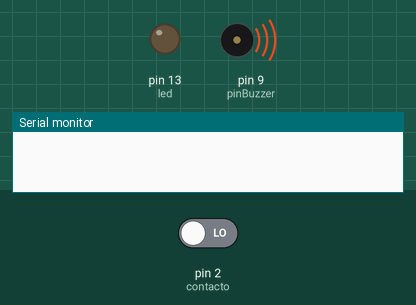
Bench run of a sketch on a simulated Arduino Uno, built with avr-gcc and run on an emulated ATmega328P. Shown: output pins drawn as LEDs (lit = HIGH), buzzer (waves = sounding), the last lines printed to the serial monitor. The test bench sets the inputs (shaded band); at power-on: pin 2 (contacto) LOW.

Above: at 4.8 s.
4.9 s: pin 2 (contacto) driven HIGH
At 7.2 s:
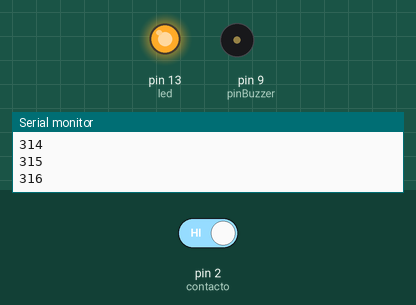
7.6 s: pin 2 (contacto) driven LOW
At 9.0 s:
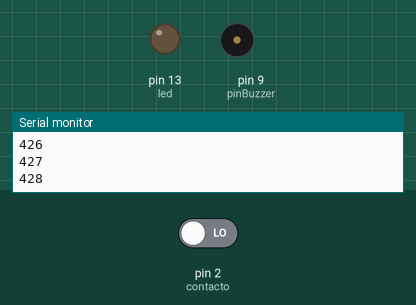
Timing chart, 0 to 18.1 s (numbered marks = the images above; inputs shaded):
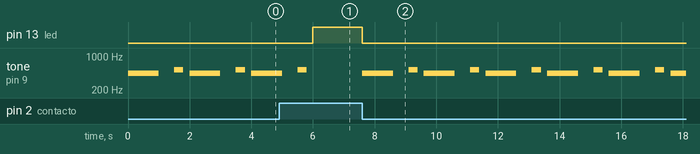

The sketch:

Puerta.ino
```cpp
#include <avr/sleep.h>                    //Se utiliza la libreria sleep

int contacto = 2;                         //variable donde el pin sera el sensor y donde se utilizara la interrrupcion
int led = 13;                             //variable del pin donde se coloca la alarma visual
int contador = 0;                         //Variable para contar cuanta veces ah sido abierta
const int pinBuzzer = 9;

//Metodp para para quitar el modo sleep del arduino
void despertar () {
  sleep_disable();                         //desactiva el modos sleep del arduino
  detachInterrupt (2);                     //Desactiva la interrupcion
}


void setup () {
  Serial.begin(9600);                       //Habilita el puerto serial para enviar informacion a la pc
  pinMode(contacto, INPUT);                 //variable contacto sera de entrada
  pinMode(led, OUTPUT);                     //Variable led sera de salida
  ADCSRA = 0;                               //Minimiza el consumo de energia
  set_sleep_mode (SLEEP_MODE_PWR_DOWN);     //Modo en el que dormira el aduino
  sleep_enable();                           //Pone a dormir el arduino
  attachInterrupt (contacto, despertar, RISING); //Activa la interrupcion con la variable contacto, llama al metodo despertar y enciende los pines
  interrupts ();
}

void loop() {
  if (digitalRead(contacto) == HIGH) {       //Se envia un pulso alto al contacto
    contador++;
    Serial.print(contador);
    Serial.print("\n");
    digitalWrite(led, HIGH);                    //Apaga el led

  } else {
    digitalWrite(led, LOW);                //Enciende el led
    buzer();
  }
}

void buzer() {
  tone(pinBuzzer, 440);
  delay(1000);

  //detener tono durante 500ms
  noTone(pinBuzzer);
  delay(500);

  //generar tono de 523Hz durante 500ms, y detenerlo durante 500ms.
  tone(pinBuzzer, 523, 300);
  delay(500);
}
```

Measured:
- after the input at 4.9 s, pin 13 (led): LOW → HIGH after 1.1 s; tone on pin 9 (pinBuzzer): goes on until 5.8 s, then stays silent
- after the input at 7.6 s, pin 13 (led): HIGH → LOW at once; tone on pin 9 (pinBuzzer): silent → 440 Hz at once, then repeats every 2.0 s: silent 0.50 s, 523 Hz 0.30 s, silent 0.20 s, 440 Hz 1.0 s
- by itself, tone on pin 9 (pinBuzzer): plays 440 Hz for 1.0 s, 523 Hz for 0.30 s, 440 Hz for 1.0 s, 523 Hz for 0.30 s, 440 Hz for 0.90 s
